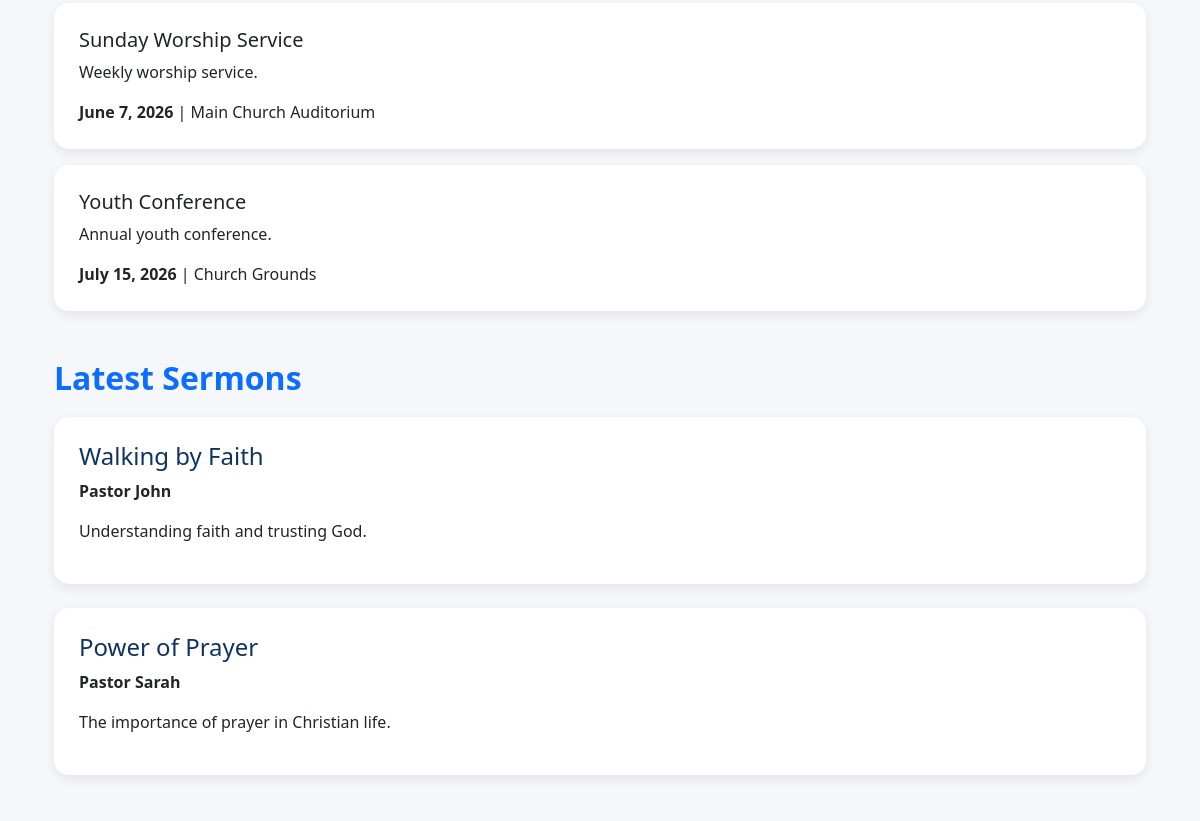
The app's page / (middle part), older data.
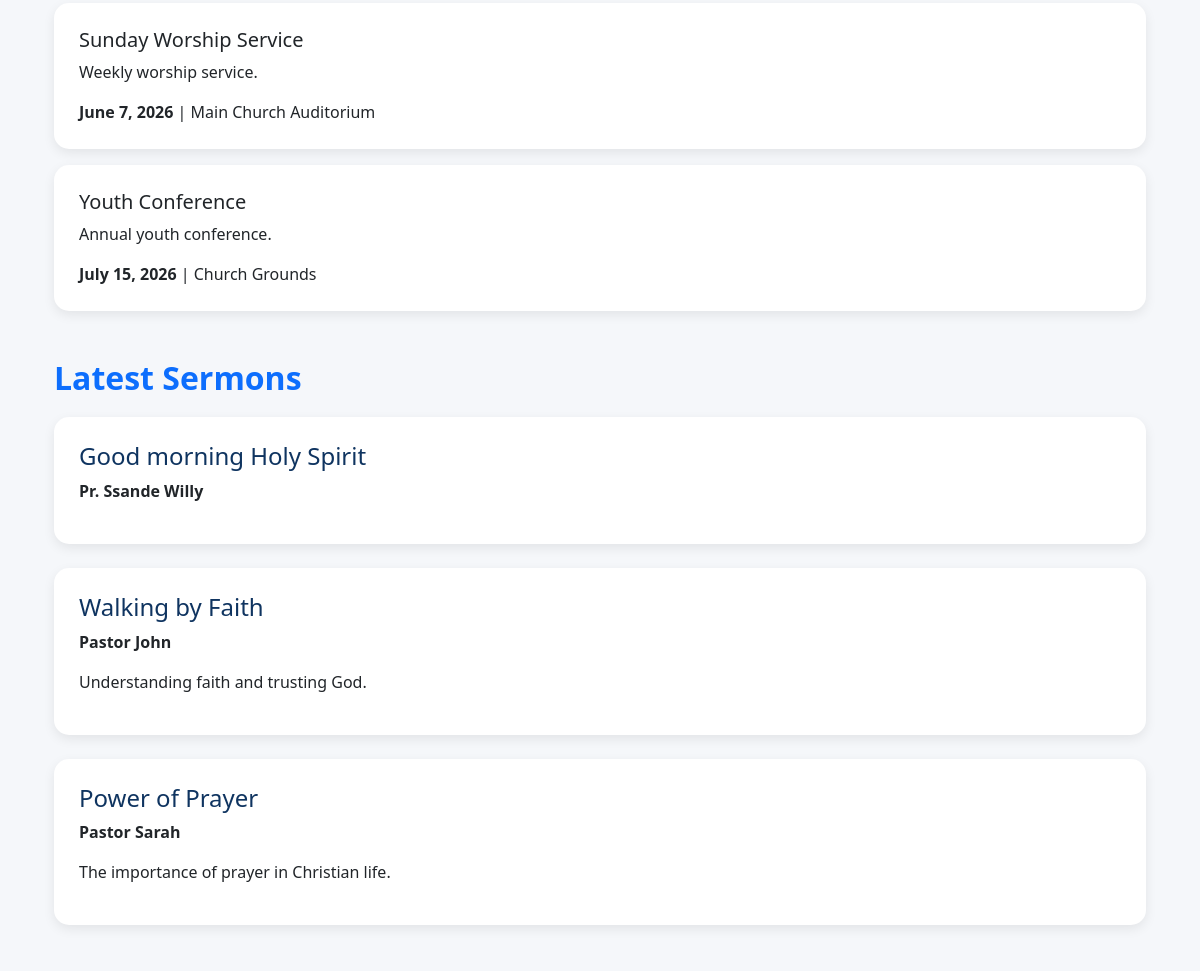
The same page, newer data.
### events/models.py (models this page shows, shortened)
class Event(models.Model):
    title = models.CharField(max_length=200)
    description = models.TextField()
    event_date = models.DateField()
    event_time = models.TimeField()
    venue = models.CharField(max_length=200)
    is_active = models.BooleanField(default=True)
    created_at = models.DateTimeField(auto_now_add=True)
    class Meta:
        ordering = ['event_date']

### sermons/models.py (models this page shows, shortened)
class Sermon(models.Model):
    title = models.CharField(
        max_length=255
    )
    preacher = models.CharField(
        max_length=150
    )
    bible_text = models.CharField(
        max_length=255,
        blank=True
    )
    sermon_date = models.DateField()
    summary = models.TextField()
    youtube_link = models.URLField(
        blank=True,
        null=True
    )
    featured_image = models.ImageField(
        upload_to='sermons/images/',
        blank=True,
        null=True
    )
    pdf_notes = models.FileField(
        upload_to='sermons/pdfs/',
        blank=True,
        null=True
    )
    audio_file = models.FileField(
        upload_to='sermons/audio/',
        blank=True,
        null=True
    )
    is_published = models.BooleanField(
        default=True
    )
    created_at = models.DateTimeField(
        auto_now_add=True
    )
    class Meta:
        ordering = [
            '-sermon_date'
        ]

### core/views.py (the view)
# urls.py: 2. Add a URL to urlpatterns:  path('', views.home, name='home')
def home(request):
    announcements = Announcement.objects.filter(
        is_active=True
    )[:5]
    events = Event.objects.filter(
        is_active=True
    )[:5]
    sermons = Sermon.objects.filter(
        is_published=True
    )[:3]
    context = {
        'announcements': announcements,
        'events': events,
        'sermons': sermons
    }
    return render(
        request,
        'home.html',
        context
    )

### templates/home.html (shortened to what this page needs)
{% extends 'base.html' %}
{% load static %}
{% block content %}
<section class="container mt-5">
    {% for event in events %}
    <div class="card mb-3">
        <div class="card-body">
            <h5>
                {{ event.title }}
            </h5>
            <p>
                {{ event.description|truncatewords:30 }}
            </p>
            <strong>
                {{ event.event_date }}
            </strong>
            |
            {{ event.venue }}
        </div>
    </div>
    {% empty %}
    <p>
        No upcoming events.
    </p>
    {% endfor %}
</section>
<section class="container mt-5 mb-5">
    <h2>
        Latest Sermons
    </h2>
    {% for sermon in sermons %}
    <div class="card mb-4">
        <div class="card-body">
            <h4>
                {{ sermon.title }}
            </h4>
            <p>
                <strong>
                    {{ sermon.preacher }}
                </strong>
            </p>
            <p>
                {{ sermon.summary|truncatewords:35 }}
            </p>
        </div>
    </div>
    {% empty %}
    <p>
        No sermons available.
    </p>
    {% endfor %}
</section>
{% endblock %}

Row changes from the older to the newer data that the page shows:
added Sermon: title "Good morning Holy Spirit", preacher "Pr. Ssande Willy"
